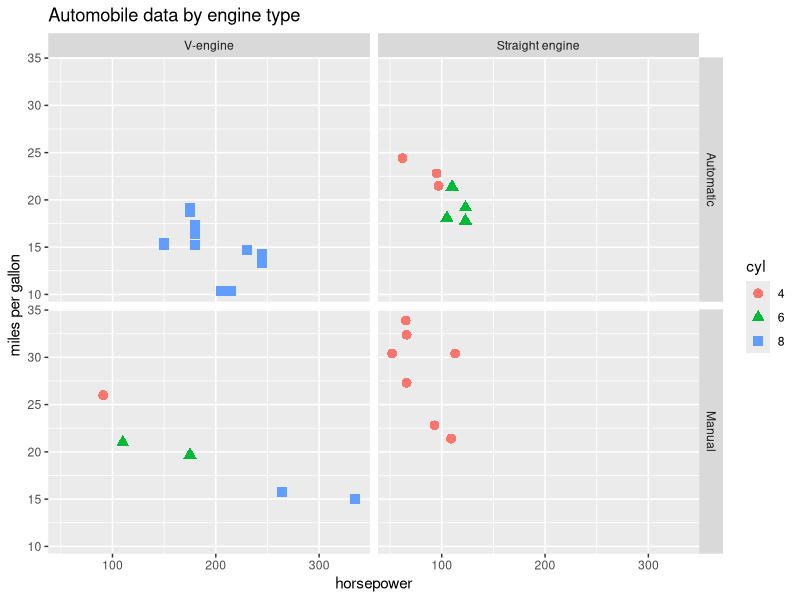
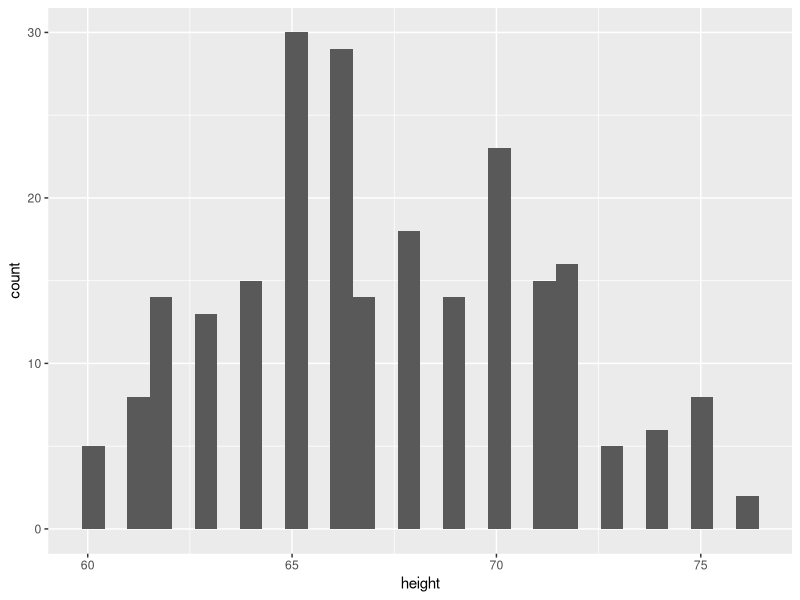
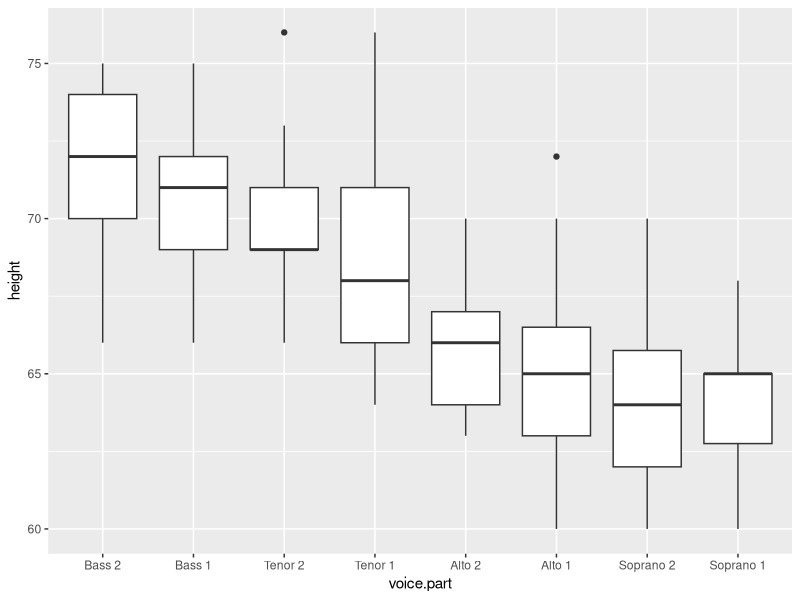
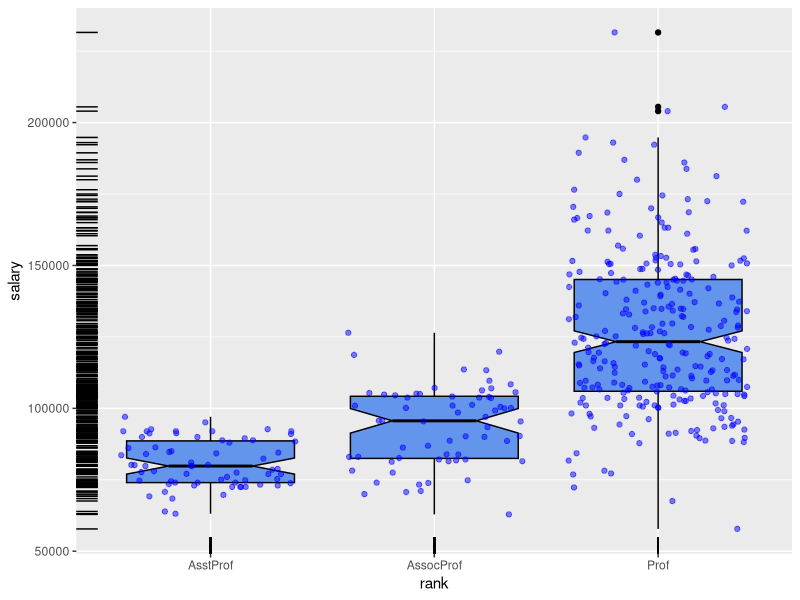
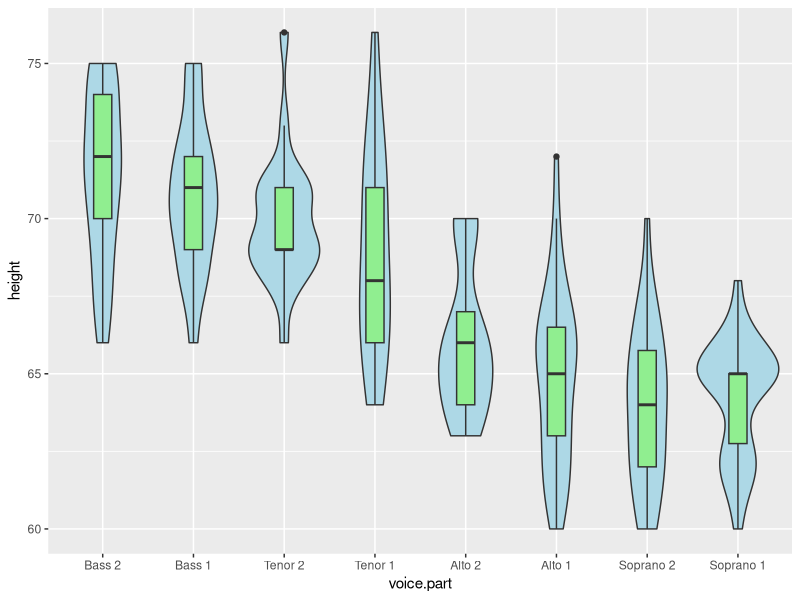
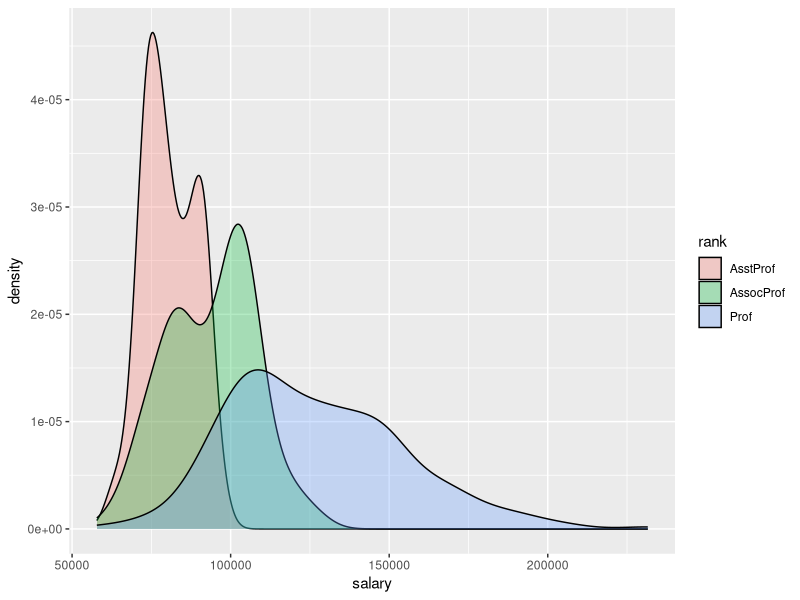
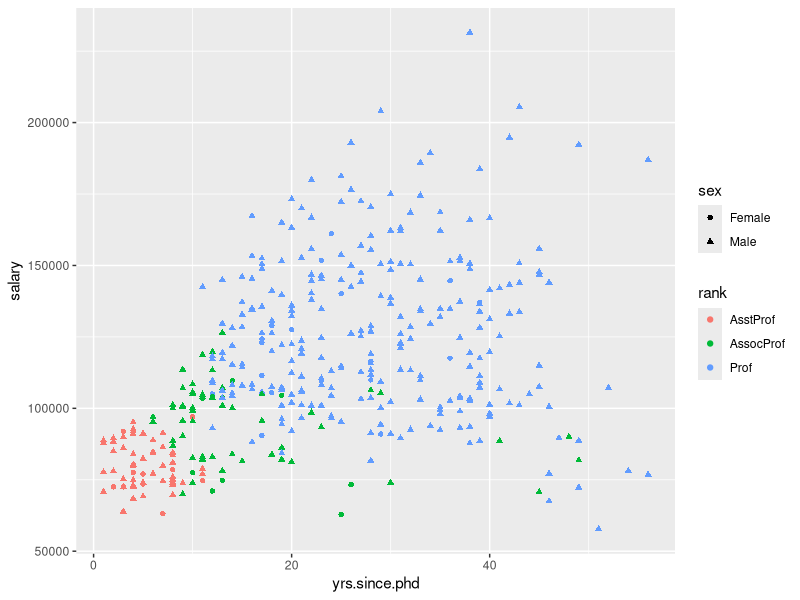
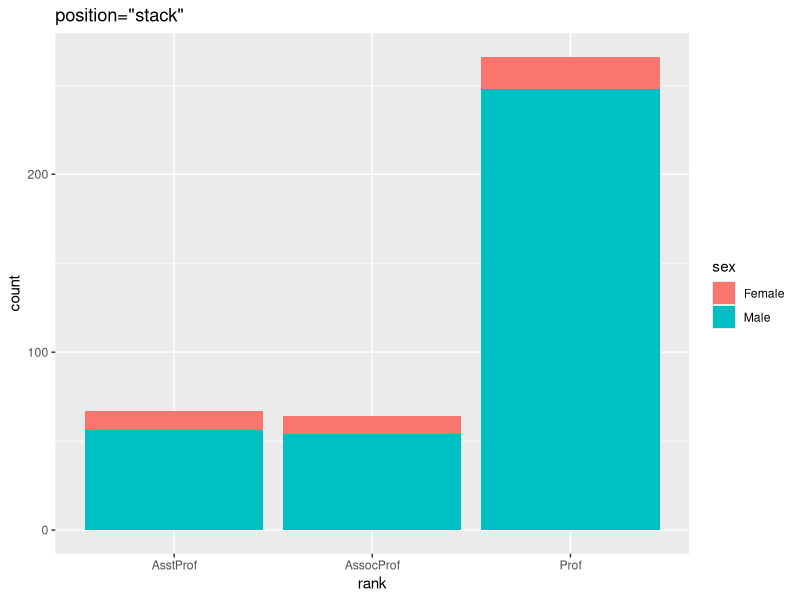

Write the R code that produced these figures, in order.

library(ggplot2)

#example 1
mtcars$am <- factor(mtcars$am,levels = c(0,1),labels = c("Automatic","Manual"))
mtcars$vs <- factor(mtcars$vs,levels = c(0,1),labels = c("V-engine","Straight engine"))
mtcars$cyl <- factor(mtcars$cyl)

p <- ggplot(mtcars,aes(x=hp,y=mpg,shape=cyl,color=cyl))
p + geom_point(size=3) + facet_grid(am~vs) + labs(title="Automobile data by engine type",x="horsepower",y="miles per gallon")

#example 2
data(singer,package="lattice")
ggplot(singer,aes(x=height)) + geom_histogram() #直方图
ggplot(singer,aes(x=voice.part,y=height)) + geom_boxplot() #箱线图

#example 3
#install.packages("car")
library(car)
data("Salaries")
p <- ggplot(Salaries,aes(x=rank,y=salary))
p + geom_boxplot(fill="cornflowerblue",color="black",notch = TRUE) + #notch:方块图是否为缺口（缺口箱线图）
  geom_point(position = "jitter",color="blue",alpha=.5) +  #“jitter”：对于点图来说，减少点重叠
  geom_rug(side = 1,color="black") #geom_rug：地毯图，side=1表示地毯图的安置位置为左部

#example 4
p <- ggplot(singer,aes(x=voice.part,y=height))
p + geom_violin(fill="lightblue") + #小提琴图
  geom_boxplot(fill="lightgreen",width=.2)


#example 5   分组
ggplot(Salaries,aes(x=salary,fill=rank)) + geom_density(alpha=.3)

ggplot(Salaries,aes(x=yrs.since.phd,y=salary,color=rank,shape=sex)) + geom_point()

##三种条形图形式
ggplot(Salaries,aes(x=rank,fill=sex)) + geom_bar(position = "stack") + labs(title='position="stack"')
ggplot(Salaries,aes(x=rank,fill=sex)) + geom_bar(position = "dodge") + labs(title='position="dodge"')
ggplot(Salaries,aes(x=rank,fill=sex)) + geom_bar(position = "fill") + labs(title='position="fill"')


## 变量应该设在aes函数中，分配常量应该在aes函数外
ggplot(Salaries,aes(x=rank,fill=sex)) + geom_bar()
ggplot(Salaries,aes(x=rank)) + geom_bar(fill="red")
ggplot(Salaries,aes(x=rank,fill="red")) + geom_bar()


#example 6 刻面
data(singer,package = "lattice")
ggplot(singer,aes(x=height)) + geom_histogram() + facet_wrap(~voice.part,nrow = 4)

ggplot(Salaries,aes(x=yrs.since.phd,y=salary,color=rank,shape=rank)) + geom_point() + facet_grid(.~sex) #每个sex分组在同一行上
ggplot(Salaries,aes(x=yrs.since.phd,y=salary,color=rank,shape=rank)) + geom_point() + facet_grid(sex~.) #每个sex分组在同一列上

ggplot(singer,aes(x=height,fill=voice.part)) + geom_density() + facet_grid(voice.part~.) #密度曲线


#sample 7 添加光滑曲线
ggplot(Salaries,aes(x=yrs.since.phd,y=salary)) + geom_smooth() + geom_point()

ggplot(Salaries,aes(x=yrs.since.phd,y=salary,linetype=sex,shape=sex,color=sex)) + 
  geom_smooth(method = lm,formula = y~poly(x,2),se=FALSE,size=1) + #se=FALSE:去掉置信区间
  geom_point(size=2)


#sample 8 修改ggplot2图形外观

##8-1 改变坐标轴
p <- ggplot(Salaries,aes(x=rank,y=salary,fill=sex))
p + geom_boxplot() + 
  scale_x_discrete(breaks=c("AsstProf","AssocProf","Prof"),labels=c("Assistant\nProfessor","Associate\nProfessor","Full\nProfessor")) +  #离散变量
  scale_y_continuous(breaks = c(50000,100000,150000,200000),labels = c("$50k","$100k","$150k","$200k")) +       #连续变量
  labs(title = "faculty salary by rank and sex",x="",y="")

p <- ggplot(Salaries,aes(x=rank,y=salary,fill=sex))
p + geom_boxplot() 


##8-2 修改图例的标题及位置

p <- ggplot(Salaries,aes(x=rank,y=salary,fill=sex))
p + geom_boxplot() + 
  scale_x_discrete(breaks=c("AsstProf","AssocProf","Prof"),labels=c("Assistant\nProfessor","Associate\nProfessor","Full\nProfessor")) +  #离散变量
  scale_y_continuous(breaks = c(50000,100000,150000,200000),labels = c("$50k","$100k","$150k","$200k")) +       #连续变量
  labs(title = "faculty salary by rank and sex",x="",y="",fill="Gender") +  #labs(fill="mytitle") 修改图例的标题
  theme(legend.position = c(.1,.8)) #修改图例的位置，left,right,top,bottom,二元素向量等；legend.position = "none"：删除图例

##8-3 标尺
p <- ggplot(mtcars,aes(x=wt,y=mpg,size=disp)) #size=disp生成连续性变量disp的标尺
p + geom_point(shape=21,color="black",fill="cornsilk") + 
  labs(title="bubble chart",size="Engine\nDisplacement") #size=... 改变图例的标题


p <- ggplot(Salaries,aes(x=yrs.since.phd,y=salary,color=rank)) #离散型变量
p + scale_color_manual(values = c("orange","olivedrab","navy")) + #此函数来设定三个学术等级的点的颜色
  geom_point(size=2)

##8-4 修改主题
mytheme <- theme(plot.title = element_text(face = "bold.italic",size="14",color = "brown"), #图的标题为粗斜体的棕色14号字
                 axis.title = element_text(face="bold.italic",size=10,color="brown"), #轴标题
                 axis.text = element_text(face="bold",size=9,color = "darkblue"), #坐标轴标签为加粗的深蓝色9号字
                 panel.background = element_rect(fill="white",colour = "darkblue"), #画图区域有白色的填充和深蓝色的边框
                 panel.grid.major.y = element_line(color = "grey",linetype = 1), #主水平网格线为灰色的实线
                 panel.grid.minor.y = element_line(color = "grey",linetype = 2), #次水平网格线为灰色的虚线
                 panel.grid.minor.x = element_blank(), #垂直网格线不输出
                 legend.position = "top") #图例位置在顶部

ggplot(Salaries,aes(x=rank,y=salary,fill=sex)) + 
  geom_boxplot() + 
  labs(title = "salary by rank and sex",x="rank",y="salary") + 
  mytheme

##8-5 多重图：将多个ggplot2画出的图形放到单个图形中

#install.packages("gridExtra")
library(gridExtra)
p1 <- ggplot(Salaries,aes(x=rank)) + geom_bar()
p2 <- ggplot(Salaries,aes(x=sex)) + geom_bar()
p3 <- ggplot(Salaries,aes(x=yrs.since.phd,y=salary)) + geom_point()
grid.arrange(p1,p2,p3,ncol=3) ##
grid.arrange(p1,p2,p3,nrow=3) ##

##8-6 保存图像
myplot <- ggplot(mtcars,aes(x=mpg)) + geom_histogram()
ggsave(file="mygraph.png",plot = myplot,width = 5,height = 4)

print(myplot)



